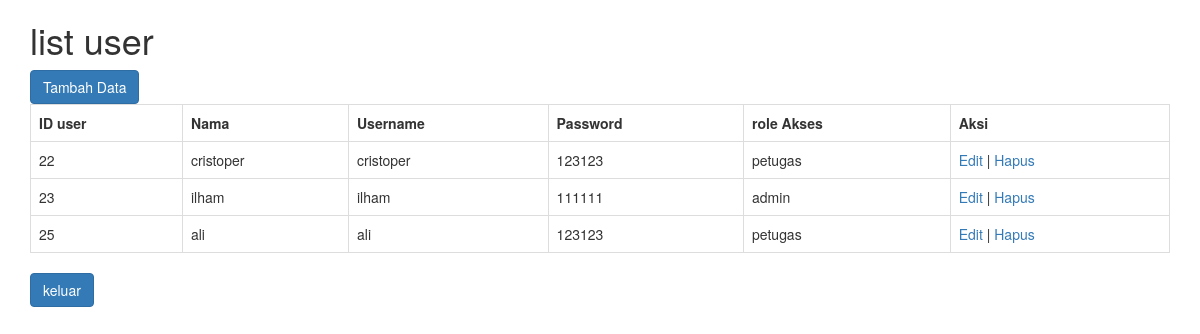
The app's page /user.php (signed in) with its own data.
### tables this page shows
CREATE TABLE `user` (
  `id_user` int(11) NOT NULL,
  `nama` varchar(100) NOT NULL,
  `password` varchar(50) NOT NULL,
  `username` varchar(50) NOT NULL,
  `role_id` int(4) NOT NULL
);

CREATE TABLE `role` (
  `id_role` int(4) NOT NULL,
  `nama` varchar(50) NOT NULL
);

### user.php (the view, shortened to what this page needs)
<?php
include("config.php");
$view = $connect->query("SELECT u.*,r.nama as nama_role FROM user as u INNER JOIN role as r ON u.role_id=r.id_role");
?>
<!DOCTYPE html>
<html>
<head>
     <link rel="stylesheet" href="https://cdn.jsdelivr.net/npm/bootstrap@3.3.7/dist/css/bootstrap.min.css">
</head>
<body>
   <div class="container">
     <h1>list user</h1>
     <a href="user_add.php" class="btn btn-primary">Tambah Data</a>
     <table class="table table-bordered">
          <tr>
               <th>ID user</th>
               <th>Nama</th>
               <th>Username</th>
               <th>Password</th>
               <th>role Akses</th>
               <th>Aksi</th>
          </tr>
          <?php
          while ($row = $view->fetch_array()) { ?>
          <tr>
               <td> <?= $row['id_user'] ?></td>
               <td> <?= $row['nama'] ?></td>
               <td> <?= $row['username'] ?></td>
               <td> <?= $row['password'] ?></td>
               <td> <?= $row['nama_role'] ?></td>
               <td>
                    <a href="user_edit.php?id=<?= $row['id_user']?>">Edit</a> |
                    <a href="user_hapus.php?id=<?= $row['id_user']?>"onclick="retrun confrim('apakah anda yakin?')">Hapus</a>
               </td>
          </tr>
          <?php
          }?>
     </table>
     <a href="index.php" class="btn btn-primary">keluar</a>
    </div>
</body>
</html>

### records on screen
user: id_user "22", nama "cristoper", username "cristoper", password "123123", role.nama "petugas"
user: id_user "23", nama "ilham", username "ilham", password "111111", role.nama "admin"
user: id_user "25", nama "ali", username "ali", password "123123", role.nama "petugas"
